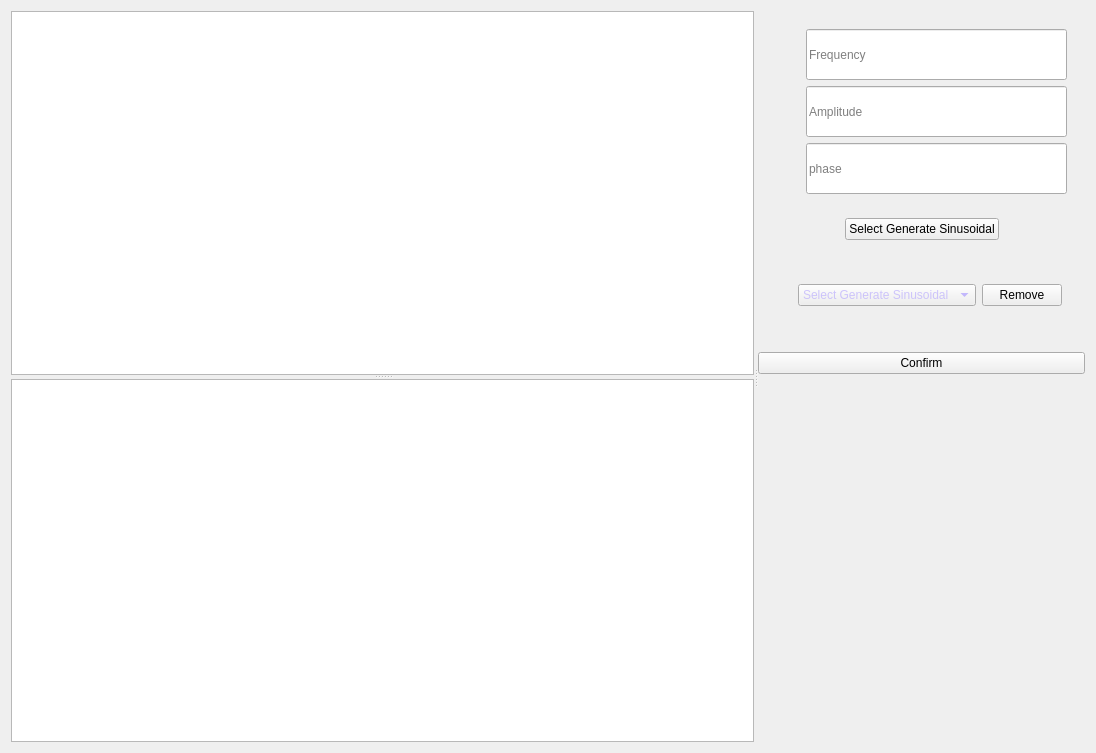
      <widget class="QWidget" name="tab_2">
       <attribute name="title">
        <string>Composer</string>
       </attribute>
       <layout class="QGridLayout" name="gridLayout_3">
        <item row="0" column="0">
         <widget class="QSplitter" name="splitter_3">
          <property name="orientation">
           <enum>Qt::Horizontal</enum>
          </property>
          <widget class="QSplitter" name="splitter_2">
           <property name="sizePolicy">
            <sizepolicy hsizetype="Expanding" vsizetype="Fixed">
             <horstretch>25</horstretch>
             <verstretch>0</verstretch>
            </sizepolicy>
           </property>
           <property name="minimumSize">
            <size>
             <width>743</width>
             <height>731</height>
            </size>
           </property>
           <property name="orientation">
            <enum>Qt::Vertical</enum>
           </property>
           <widget class="PlotWidget" name="graph3">
            <property name="sizePolicy">
             <sizepolicy hsizetype="Expanding" vsizetype="Preferred">
              <horstretch>0</horstretch>
              <verstretch>0</verstretch>
             </sizepolicy>
            </property>
            <property name="minimumSize">
             <size>
              <width>0</width>
              <height>0</height>
             </size>
            </property>
            <property name="accessibleName">
             <string/>
            </property>
           </widget>
           <widget class="PlotWidget" name="graph4">
            <property name="sizePolicy">
             <sizepolicy hsizetype="Expanding" vsizetype="Preferred">
              <horstretch>0</horstretch>
              <verstretch>0</verstretch>
             </sizepolicy>
            </property>
            <property name="minimumSize">
             <size>
              <width>0</width>
              <height>0</height>
             </size>
            </property>
            <property name="accessibleName">
             <string/>
            </property>
           </widget>
          </widget>
          <widget class="QWidget" name="layoutWidget">
           <layout class="QVBoxLayout" name="verticalLayout_2">
            <item>
             <spacer name="verticalSpacer_4">
              <property name="orientation">
               <enum>Qt::Vertical</enum>
              </property>
              <property name="sizeType">
               <enum>QSizePolicy::Fixed</enum>
              </property>
              <property name="sizeHint" stdset="0">
               <size>
                <width>20</width>
                <height>18</height>
               </size>
              </property>
             </spacer>
            </item>
            <item>
             <layout class="QHBoxLayout" name="horizontalLayout_3">
              <item>
               <spacer name="horizontalSpacer_7">
                <property name="orientation">
                 <enum>Qt::Horizontal</enum>
                </property>
                <property name="sizeType">
                 <enum>QSizePolicy::Fixed</enum>
                </property>
                <property name="sizeHint" stdset="0">
                 <size>
                  <width>48</width>
                  <height>20</height>
                 </size>
                </property>
               </spacer>
              </item>
              <item>
               <layout class="QVBoxLayout" name="verticalLayout">
                <item>
                 <widget class="QLineEdit" name="FreqTextBox">
                  <property name="sizePolicy">
                   <sizepolicy hsizetype="Expanding" vsizetype="Fixed">
                    <horstretch>0</horstretch>
                    <verstretch>0</verstretch>
                   </sizepolicy>
                  </property>
                  <property name="minimumSize">
                   <size>
                    <width>231</width>
                    <height>51</height>
                   </size>
                  </property>
                  <property name="statusTip">
                   <string/>
                  </property>
                  <property name="inputMask">
                   <string/>
                  </property>
                  <property name="text">
                   <string/>
                  </property>
                  <property name="maxLength">
                   <number>32767</number>
                  </property>
                  <property name="readOnly">
                   <bool>false</bool>
                  </property>
                  <property name="placeholderText">
                   <string>Frequency</string>
                  </property>
                  <property name="clearButtonEnabled">
                   <bool>false</bool>
                  </property>
                 </widget>
                </item>
                <item>
                 <widget class="QLineEdit" name="AmpTextBox">
                  <property name="sizePolicy">
                   <sizepolicy hsizetype="Expanding" vsizetype="Fixed">
                    <horstretch>0</horstretch>
                    <verstretch>0</verstretch>
                   </sizepolicy>
                  </property>
                  <property name="minimumSize">
                   <size>
                    <width>261</width>
                    <height>51</height>
                   </size>
                  </property>
                  <property name="text">
                   <string/>
                  </property>
                  <property name="placeholderText">
                   <string>Amplitude</string>
                  </property>
                 </widget>
                </item>
                <item>
                 <widget class="QLineEdit" name="PhaseTextBox">
                  <property name="sizePolicy">
                   <sizepolicy hsizetype="Expanding" vsizetype="Fixed">
                    <horstretch>0</horstretch>
                    <verstretch>0</verstretch>
                   </sizepolicy>
                  </property>
                  <property name="minimumSize">
                   <size>
                    <width>0</width>
                    <height>51</height>
                   </size>
                  </property>
                  <property name="placeholderText">
                   <string>phase</string>
                  </property>
                  <property name="cursorMoveStyle">
                   <enum>Qt::LogicalMoveStyle</enum>
                  </property>
                  <property name="clearButtonEnabled">
                   <bool>false</bool>
                  </property>
                 </widget>
                </item>
               </layout>
              </item>
              <item>
               <spacer name="horizontalSpacer_10">
                <property name="orientation">
                 <enum>Qt::Horizontal</enum>
                </property>
                <property name="sizeType">
                 <enum>QSizePolicy::Fixed</enum>
                </property>
                <property name="sizeHint" stdset="0">
                 <size>
                  <width>18</width>
                  <height>20</height>
                 </size>
                </property>
               </spacer>
              </item>
             </layout>
            </item>
            <item>
             <spacer name="verticalSpacer_5">
              <property name="orientation">
               <enum>Qt::Vertical</enum>
              </property>
              <property name="sizeType">
               <enum>QSizePolicy::Fixed</enum>
              </property>
              <property name="sizeHint" stdset="0">
               <size>
                <width>20</width>
                <height>18</height>
               </size>
              </property>
             </spacer>
            </item>
            <item>
             <layout class="QHBoxLayout" name="horizontalLayout_2">
              <item>
               <spacer name="horizontalSpacer_11">
                <property name="orientation">
                 <enum>Qt::Horizontal</enum>
                </property>
                <property name="sizeHint" stdset="0">
                 <size>
                  <width>68</width>
                  <height>20</height>
                 </size>
                </property>
               </spacer>
              </item>
              <item>
               <widget class="QPushButton" name="PlotComposer">
                <property name="sizePolicy">
                 <sizepolicy hsizetype="Expanding" vsizetype="Fixed">
                  <horstretch>0</horstretch>
                  <verstretch>0</verstretch>
                 </sizepolicy>
                </property>
                <property name="minimumSize">
                 <size>
                  <width>0</width>
                  <height>10</height>
                 </size>
                </property>
                <property name="styleSheet">
                 <string notr="true">font: 10pt &quot;MS Shell Dlg 2&quot;;</string>
                </property>
                <property name="text">
                 <string>Select Generate Sinusoidal</string>
                </property>
               </widget>
              </item>
              <item>
               <spacer name="horizontalSpacer_12">
                <property name="orientation">
                 <enum>Qt::Horizontal</enum>
                </property>
                <property name="sizeHint" stdset="0">
                 <size>
                  <width>58</width>
                  <height>20</height>
                 </size>
                </property>
               </spacer>
              </item>
             </layout>
            </item>
            <item>
             <spacer name="verticalSpacer_8">
              <property name="orientation">
               <enum>Qt::Vertical</enum>
              </property>
              <property name="sizeType">
               <enum>QSizePolicy::Fixed</enum>
              </property>
              <property name="sizeHint" stdset="0">
               <size>
                <width>20</width>
                <height>38</height>
               </size>
              </property>
             </spacer>
            </item>
            <item>
             <layout class="QHBoxLayout" name="horizontalLayout">
              <item>
               <spacer name="horizontalSpacer_2">
                <property name="orientation">
                 <enum>Qt::Horizontal</enum>
                </property>
                <property name="sizeHint" stdset="0">
                 <size>
                  <width>40</width>
                  <height>20</height>
                 </size>
                </property>
               </spacer>
              </item>
              <item>
               <widget class="QComboBox" name="ComboBox">
                <property name="sizePolicy">
                 <sizepolicy hsizetype="Expanding" vsizetype="Fixed">
                  <horstretch>0</horstretch>
                  <verstretch>0</verstretch>
                 </sizepolicy>
                </property>
                <property name="minimumSize">
                 <size>
                  <width>0</width>
                  <height>0</height>
                 </size>
                </property>
                <property name="styleSheet">
                 <string notr="true">font: 10pt &quot;MS Shell Dlg 2&quot;;
color: rgb(164, 146, 255)</string>
                </property>
                <property name="placeholderText">
                 <string>Select Generate Sinusoidal</string>
                </property>
                <property name="duplicatesEnabled">
                 <bool>false</bool>
                </property>
               </widget>
              </item>
              <item>
               <widget class="QPushButton" name="Remove">
                <property name="text">
                 <string>Remove</string>
                </property>
               </widget>
              </item>
              <item>
               <spacer name="horizontalSpacer_5">
                <property name="orientation">
                 <enum>Qt::Horizontal</enum>
                </property>
                <property name="sizeHint" stdset="0">
                 <size>
                  <width>17</width>
                  <height>20</height>
                 </size>
                </property>
               </spacer>
              </item>
             </layout>
            </item>
            <item>
             <spacer name="verticalSpacer_10">
              <property name="orientation">
               <enum>Qt::Vertical</enum>
              </property>
              <property name="sizeHint" stdset="0">
               <size>
                <width>20</width>
                <height>40</height>
               </size>
              </property>
             </spacer>
            </item>
            <item>
             <widget class="QPushButton" name="confirm">
              <property name="sizePolicy">
               <sizepolicy hsizetype="Minimum" vsizetype="Fixed">
                <horstretch>0</horstretch>
                <verstretch>0</verstretch>
               </sizepolicy>
              </property>
              <property name="text">
               <string>Confirm</string>
              </property>
             </widget>
            </item>
            <item>
             <spacer name="verticalSpacer_9">
              <property name="orientation">
               <enum>Qt::Vertical</enum>
              </property>
              <property name="sizeType">
               <enum>QSizePolicy::Preferred</enum>
              </property>
              <property name="sizeHint" stdset="0">
               <size>
                <width>20</width>
                <height>368</height>
               </size>
              </property>
             </spacer>
            </item>
           </layout>
          </widget>
         </widget>
        </item>
       </layout>
      </widget>
